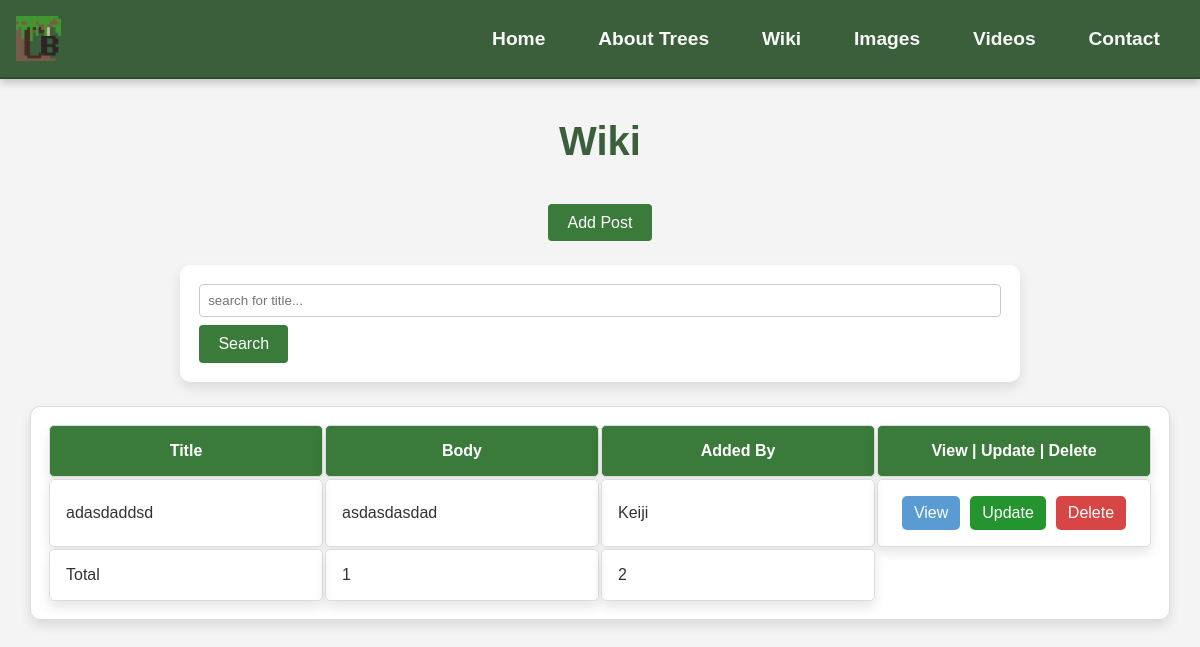
/Add/, run on an earlier commit of the app's database.
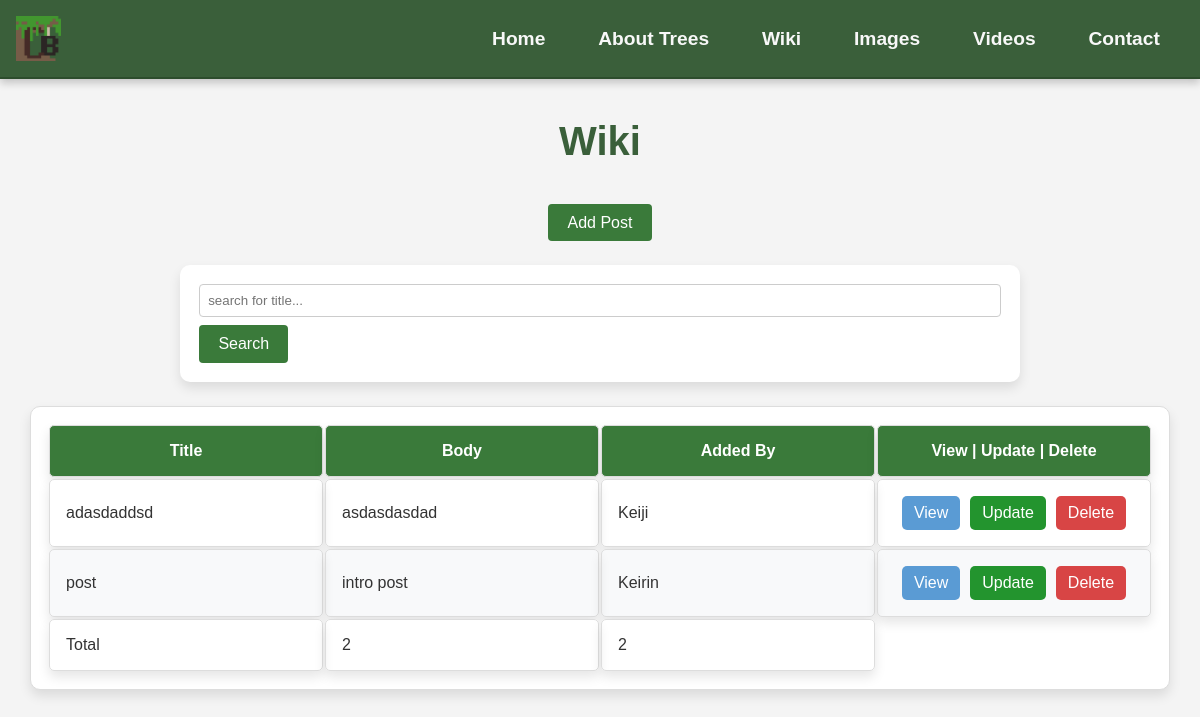
And on a later commit of the database.
### app/models.py (models this page shows, shortened)
class Post(models.Model):
    title = models.CharField(max_length=100)
    author = models.ForeignKey("auth.User", on_delete=models.CASCADE)
    body = models.TextField()

### app/views.py (the view)
# urls.py: path('Add/', WikiListView.as_view(), name='Add'),
class WikiListView(ListView):
    model = Post
    context_object_name = 'posts'
    template_name = 'app/Wiki_list.html'
    def get_context_data(self, **kwargs):
        context = super().get_context_data(**kwargs)
        query = self.request.GET.get('q', '')
        if query:
            filtered_posts = Post.objects.filter(title__icontains=query)
        else:
            filtered_posts = Post.objects.all()
        context['posts'] = filtered_posts
        context['total_posts'] = Post.objects.count()
        context['total_users'] = User.objects.count()
        return context

### app/templates/app/Wiki_list.html
{% extends 'app/Base.html' %}
{% load static %}
{% block content %}
    <h1>Wiki</h1>
    <div class="btn_center">
        <a href="{% url 'Wiki_create' %}" class="wikiadd_btn">Add Post</a>
    </div>
    <form method="get" class="search_form" action="{% url 'Add' %}">
        <label>
            <input type="text" name="q" placeholder="search for title..." value="{{ search_query }}">
        </label>
        <button class="wiki_search" type="submit">Search</button>
    </form>
    <table>
        <thead>
            <tr>
                <th>Title</th>
                <th>Body</th>
                <th>Added By</th>
                <th>View | Update | Delete</th>
            </tr>
        </thead>
        <tbody>
        {% for post in posts %}
            <tr>
                <td>{{ post.title }}</td>
                <td>{{ post.body|truncatechars:55 }}</td>
                <td>{{ post.author }}</td>
                <td>
                    <div class="wiki_button_container">
                        <a href="{% url 'Wiki' post.pk %}" class="wiki_button table_view">View</a>
                        <a href="{% url 'Wiki_update' post.pk %}" class="wiki_button table_update">Update</a>
                        <a href="{% url 'Wiki_delete' post.pk %}" class="wiki_button table_delete">Delete</a>
                    </div>
                </td>
            </tr>
        {% empty %}
            <tr>
                <td colspan="4">No Post Found</td>
            </tr>
        {% endfor %}
        </tbody>
        <tfoot>
            <tr>
                <td>Total</td>
                <td>{{ total_posts }}</td>
                <td>{{ total_users }}</td>
            </tr>
        </tfoot>
    </table>
{% endblock content %}

What changed in the data, as far as the page shows it:
added Post: title "post", body "intro post", author "Keirin"
Also different on the page:
{{ total_posts }}: "1" → "2"
